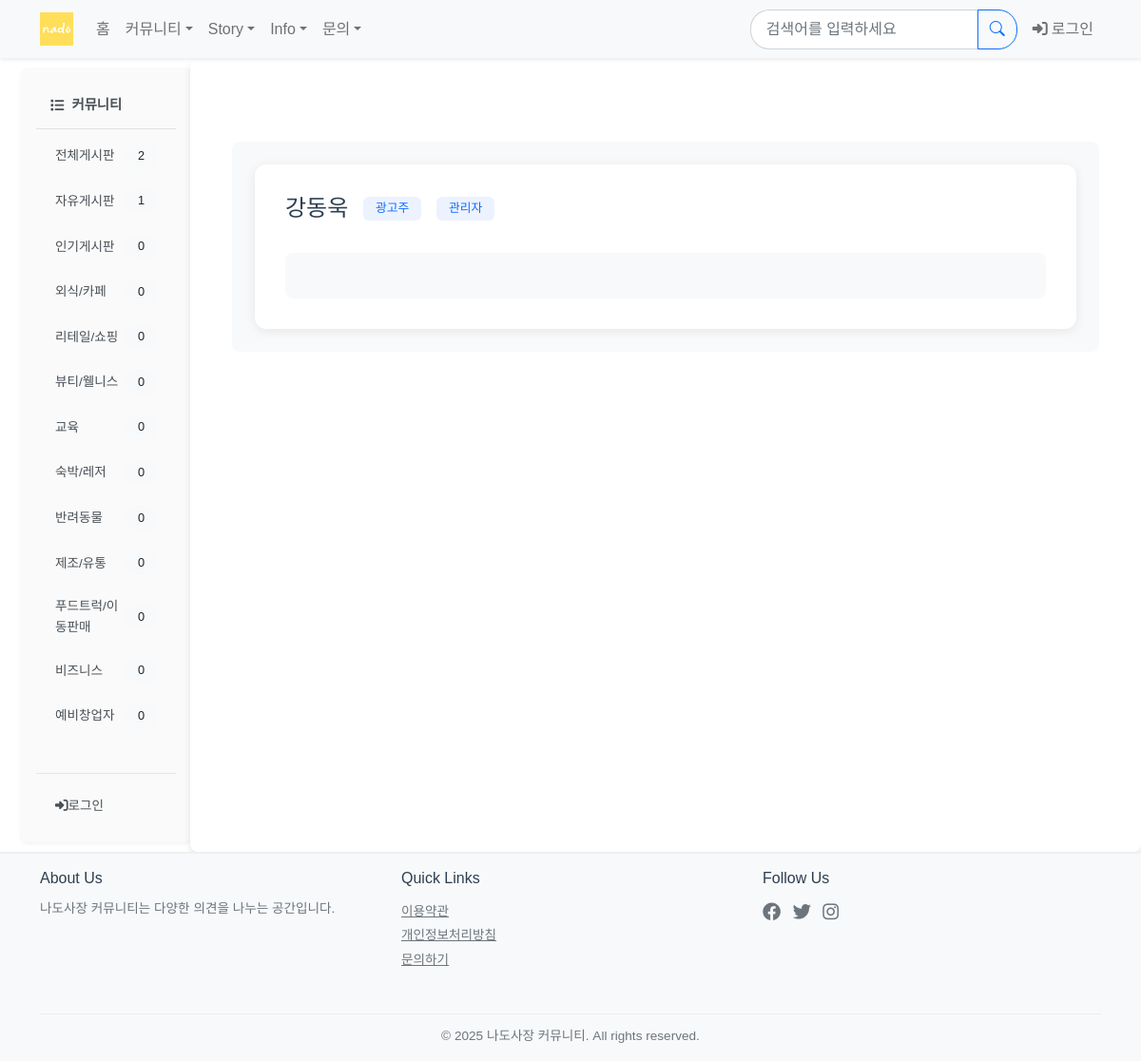
Page /common/profile/강동욱/ on the committed database.
### board/models.py (models this page shows, shortened)
class Category(models.Model):
    TYPE_CHOICES = (
        ('board', '글게시판'),
        ('story', '이야기게시판'),
        ('advertise','광고게시판'),
        ('info','정보게시판')
    )
    name = models.CharField(max_length=50, unique=True)
    slug = models.SlugField(max_length=200, unique=True)
    description = models.TextField(blank=True)
    order = models.IntegerField(default=0)
    is_active = models.BooleanField(default=True)
    is_business = models.BooleanField(default=False)  # 사업 분야 대분류에 해당. profile, 회원가입에 사용됨.
    type = models.CharField(max_length=10, choices=TYPE_CHOICES, default='board')
    created_at = models.DateTimeField(auto_now_add=True)

### common/models.py (models this page shows, shortened)
class CustomUser(AbstractBaseUser, PermissionsMixin):
    username = models.CharField(
        _('닉네임'),
        max_length=150,
        unique = True,
        help_text=_('필수. 150자 이내로 입력해주세요.')
    )
    user_id = models.CharField(
        _('아이디'),
        max_length=30,
        unique=True,
        help_text=_('필수. 로그인에 사용될 아이디를 입력해주세요.')
    )
    email = models.EmailField(
        _('이메일'),
        unique=True,
        help_text=_('필수. 인증에 사용될 이메일을 입력해주세요.')
    )
    business_type = models.ForeignKey(
        BusinessType,
        on_delete=models.SET_NULL,
        null=True,
        blank=True,
        verbose_name=_('업종'),
        related_name='users'
    )
    business_name = models.CharField(
        _('사업장 이름'),
        max_length=100,
        blank=True,
        null=True
    )
    is_active = models.BooleanField(
        _('활성화'),
        default=False,
        help_text=_('이메일 인증 후 활성화됩니다.')
    )
    is_staff = models.BooleanField(
        _('admin 접근 권한'),
        default=False
    )
    is_admin = models.BooleanField(
        _('일반 관리자 권한'),
        default=False
    )
    is_superuser = models.BooleanField(
        _('최고 관리자 권한'),
        default=False
    )
    is_advertise = models.BooleanField(
        _('광고주 권한'),
        default=False
    )
    is_restricted = models.BooleanField(default=False)  # 계정 정지 여부
    restrict_end_date = models.DateTimeField(null=True, blank=True)  # 정지 해제 예정일
    date_joined = models.DateTimeField(_('가입일'), default=timezone.now)
    email_verified = models.BooleanField(_('이메일 인증됨'), default=False)
    objects = CustomUserManager()
    USERNAME_FIELD = 'user_id'
    EMAIL_FIELD = 'email'
    REQUIRED_FIELDS = ['username', 'email']
    class Meta:
        verbose_name = _('사용자')
        verbose_name_plural = _('사용자들')

### common/views/profile_views.py (the view)
# urls.py: path('profile/<str:username>/', profile_views.user_profile, name='user_profile'),
def user_profile(request, username): # 타 유저 프로필 조회
    User = get_user_model()
    profile_user = get_object_or_404(User, username=username)
    try :
        introduction = profile_user.profile.introduction
    except Profile.DoesNotExist:
        introduction = ''
    context = {
        'profile_user': profile_user,
        'introduction': introduction,
    }
    return render(request, 'common/profile/user_profile.html', context)

### board/context_processors.py (called while the page is built)
def categories(request):
    return {
        'categories' : Category.objects.filter(is_active = True).order_by('order')
    }

def board_categories(request):
    board_categories = Category.objects.filter(is_active=True,type='board')
    return {
        'board_categories' : Category.objects.filter(is_active=True,type='board').order_by('order'),
        'board_Q_count' : Question.objects.filter(category__in=board_categories).count(),
        'user_count' : CustomUser.objects.filter(is_active=True).count()
            }

def board_business_categories(request):
    return {
        'business_categories' : Category.objects.filter(is_active=True,type='board',is_business=True).order_by('order'),
        'nonbusiness_categories' : Category.objects.filter(is_active=True,type='board',is_business=False).order_by('order')
            }

def each_categories(request):
    return {
        'story_categories' : Category.objects.filter(is_active=True,type='story').order_by('order'),
        'info_categories' : Category.objects.filter(is_active=True,type='info').order_by('order') ,
        'advertise_categories' : Category.objects.filter(is_active=True,type='advertise').order_by('order')
    }

### templates/common/profile/user_profile.html (shortened to what this page needs)
{% extends "base.html" %}
{% block content %}
<div class="container mt-4">
    <div class="card">
        <div class="card-body">
            <div class="d-flex justify-content-between align-items-center">
                <h2 class="card-title">
                    {{ profile_user.username }}
                    {% if profile_user.is_advertise %}
                        <span class="badge bg-primary ms-2">광고주</span>
                    {% endif %}
                    {% if profile_user.is_admin %}
                        <span class="badge bg-primary ms-2">관리자</span>
                    {% endif %}
                </h2>
            </div>
            <div class="mt-4">
            </div>
        </div>
    </div>
</div>
{% endblock %}

### templates/_sidebar.html
<div class="col-md-2 p-0">
    <div class="sidebar">
        <div class="nav flex-column">
            {% if category or current_type %}
            {% if request.session.last_visited_type %}
            <h6 class="sidebar-heading d-flex align-items-center">
                {% if request.session.last_visited_type == 'board' %}
                    <i class="fas fa-list me-2"></i>커뮤니티
                {% elif request.session.last_visited_type == 'story' %}
                    <i class="fas fa-book me-2"></i>이야기 게시판
                {% elif request.session.last_visited_type == 'advertise' %}
                    <i class="fas fa-ad me-2"></i>광고 게시판
                {% endif %}
            </h6>
            <div class="nav flex-column mb-4">
                {% for cat in categories %}
                    {% if cat.type == request.session.last_visited_type %}
                    <li class="nav-item">
                    <a class="nav-link {% if current_category == cat.slug %}active{% endif %}"
                        href="{% url 'board:category_questions' cat.slug %}">
                        <div class="d-flex justify-content-between align-items-center">
                            <span>{{ cat.name }}</span>
                            <small class="badge rounded-pill bg-light text-dark">
                                {% if cat.slug != 'all' %}
                                {{ cat.questions.count }}
                                {% else %}
                                {{board_Q_count}}
                                {% endif %}
                            </small>
                        </div>
                    </a>
                    </li>
                    {% endif %}
                {% endfor %}
            </div>
            {% endif %}
            {% else %}
            <h6 class="sidebar-heading d-flex align-items-center">
                <i class="fas fa-list me-2"></i>커뮤니티
            </h6>
            <div class="nav flex-column mb-4">
                {% for cat in board_categories %}
                <li class="nav-item">
                    <a class="nav-link" href="{% url 'board:category_questions' cat.slug %}">
                        <div class="d-flex justify-content-between align-items-center">
                            <span>{{ cat.name }}</span>
                            <small class="badge rounded-pill bg-light text-dark">
                                {% if cat.slug != 'all' %}
                                {{ cat.questions.count }}
                                {% else %}
                                {{board_Q_count}}
                                {% endif %}
                            </small>
                        </div>
                    </a>
                </li>
                {% endfor %}
            </div>
            {% endif %}
            <hr class="sidebar-divider">
            {% if user.is_authenticated %}
            <li class="nav-item">
                <a href="{%url 'common:delete_account'%}" class="nav-link text-danger" onclick="return confirm('정말로 회원탈퇴 페이지로 이동하시겠습니까?');">
                    <i class="fas fa-user-times"></i>회원탈퇴
                </a>
            </li>
            <li class="nav-item">
                <a href="{% url 'common:logout'%}" class="nav-link">
                    <i class="fas fa-sign-out-alt"></i> 로그아웃
                </a>
            </li>
            {% else %}
            <li class="nav-item">
                <a href="{% url 'common:login'%}" class="nav-link">
                    <i class="fas fa-sign-in-alt"></i>로그인
                </a>
            </li>
            {% endif %}
        </div>
    </div>
</div>

### static/style.css (style rules this page uses)
:root { --sidebar-width: 240px; --primary-color: #2C3E50; --hover-color: #f8f9fa; --active-color: #e9ecef; }
.sidebar { width: 180px; background-color: #f8f9fa; border-radius: 8px; margin: 10px; box-shadow: 0 2px 4px rgba(0,0,0,0.05); }
.sidebar .nav-link { color: #495057; font-size: 0.85rem; padding: 8px 15px; margin: 3px 5px; border-radius: 5px; transition: all 0.2s ease; }
.sidebar-heading { color: #495057; font-size: 0.9rem; font-weight: 600; padding: 15px; margin-bottom: 5px; border-bottom: 1px solid #dee2e6; }
.card { border: none; box-shadow: 0 1px 3px rgba(0,0,0,0.1); transition: all 0.2s ease; }
.nav-link { font-weight: 500; }
.card-body { padding: 0.5rem; }

### templates/common/profile/user_profile.html (style rules this page uses)
.card { border: none; border-radius: 12px; box-shadow: 0 2px 12px rgba(0,0,0,0.08); }
.card-body { padding: 2rem; }
.card-title { font-size: 1.5rem; color: #2c3e50; margin: 0; display: flex; align-items: center; flex-wrap: wrap; gap: 0.5rem; }
.badge { padding: 0.4rem 0.8rem; font-size: 0.8rem; font-weight: 500; border-radius: 6px; }
.badge.bg-primary { background-color: #edf2ff !important; color: #0d6efd; }
.mt-4 { background-color: #f8f9fa; padding: 1.5rem; border-radius: 8px; margin-top: 2rem !important; }
.card { animation: fadeIn 0.3s ease; }

### templates/base.html (style rules this page uses)
body { font-family: 'Noto Sans KR', sans-serif; line-height: 1.6; color: #333; }
.sidebar { background-color: #fafafa; border-right: 1px solid #f0f0f0; padding: 1rem; }
hr { margin: 0.75rem 0; opacity: 0.1; }

### rows in the picture
Category: name "전체게시판", board_Q_count "2"
Category: name "자유게시판", questions.count "1"
Category: name "인기게시판", questions.count "0"
Category: name "외식/카페", questions.count "0"
Category: name "리테일/쇼핑", questions.count "0"
Category: name "뷰티/웰니스", questions.count "0"
Category: name "교육", questions.count "0"
Category: name "숙박/레저", questions.count "0"
Category: name "반려동물", questions.count "0"
Category: name "제조/유통", questions.count "0"
Category: name "푸드트럭/이동판매", questions.count "0"
Category: name "비즈니스", questions.count "0"
Category: name "예비창업자", questions.count "0"
CustomUser: username "강동욱"
